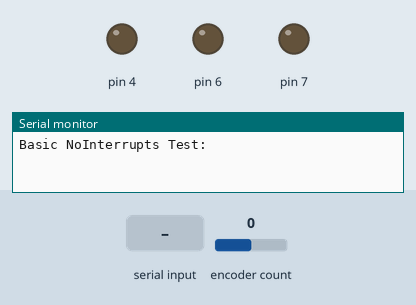
Recording of a sketch running on a simulated Arduino Uno, built with avr-gcc and run on an emulated ATmega328P. Shown: output pins drawn as LEDs (lit = HIGH), the last lines printed to the serial monitor. Inputs (shaded band) come from the test bench; at power-on: encoder count 0.

Above: at 1.2 s.
1.3 s: "r90\n" received over Serial
At 2.5 s:
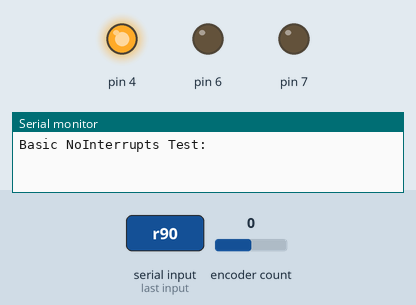
2.8 s: "n90\n" received over Serial
At 3.9 s:
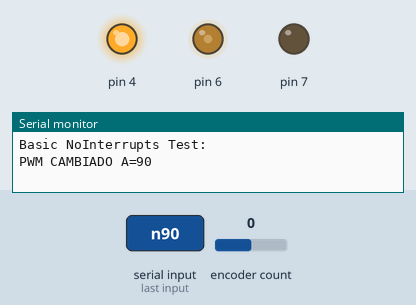
4.3 s: "n,45\n" received over Serial
At 5.1 s:
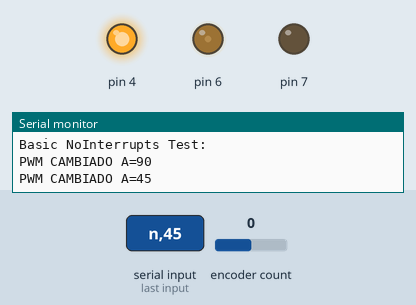
Timing chart, 0 to 7.3 s (numbered marks = the images above; inputs shaded):
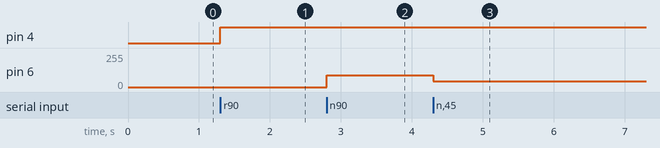

The sketch:

pruebaEncodersSerial.ino
```cpp
#include <Encoder.h>

Encoder myEnc(2, 3);

int tinicio;
bool flag =false;
double rev=0;
double frecuencia;
int PWM;
float v_angular;
long t_anterior;
long t_actual;
long dif_tiempo;
long position_a, position_actual;
long position = -999;
bool serialA;
double errorFrecuencia;


void setup() {
  Serial.begin(19200);
  Serial.println("Basic NoInterrupts Test:");
  pinMode(4,OUTPUT);

  pinMode(7,OUTPUT);
  tinicio = millis();
  flag =false;
  t_anterior = t_actual = millis();
  position = position_a = -999;
  PWM = 0;serialA = false;
}

void loop() {
  long newPos = myEnc.read();
  if (newPos != position) {
    position = newPos;
    //Serial.println(position);
  }

  t_actual = millis();
  dif_tiempo = t_actual - t_anterior;

  if(dif_tiempo >= 100){
    rev = (position - position_a)/120.0 ;
    if(rev < 0)
      rev*=-1;
    frecuencia = rev / double(dif_tiempo / 1000.0);
    errorFrecuencia = abs(PWM*50/255.0 - frecuencia);
    t_anterior = t_actual;
    position_a = position;
    v_angular = 6.28*frecuencia;


    if(serialA){
                Serial.print("*****************dif t: ");Serial.println(dif_tiempo);
      Serial.print("Frecuencia: ");Serial.println(frecuencia);
      Serial.print("V_angular: ");Serial.println(v_angular);
      Serial.print("*****Tiempo:");Serial.print(millis() - tinicio);Serial.print("  *****");Serial.println(rev);
      Serial.print("***********Error Frecuencia:");Serial.println(errorFrecuencia);
      }
  }

  if(Serial.available()){
    char temp = Serial.read();

    switch(temp){
      case 'r':flag = true;break;
      case 's':flag = false;break;
      case 'b': break;
      case 'n':PWM = Serial.parseInt();Serial.print("PWM CAMBIADO A=");Serial.println(PWM);break;
      case 'x':serialA = true;break;
      case 'y':serialA = false;break;
    }
    t_anterior = t_actual = tinicio = millis();

  }
  runMotor();
}

void runMotor()
{
  if(flag){
    digitalWrite(4,HIGH);
    digitalWrite(7,LOW);
    analogWrite(6,PWM);
  }
  else{
    digitalWrite(4,LOW);
    digitalWrite(7,LOW);
    analogWrite(6,0);
  }
}
```

Measured:
- after the input at 1.3 s, pin 4: LOW → HIGH at once
- after the input at 2.8 s, pin 6: 0/255 → 90/255 at once
- after the input at 4.3 s, pin 6: 90/255 → 45/255 at once
